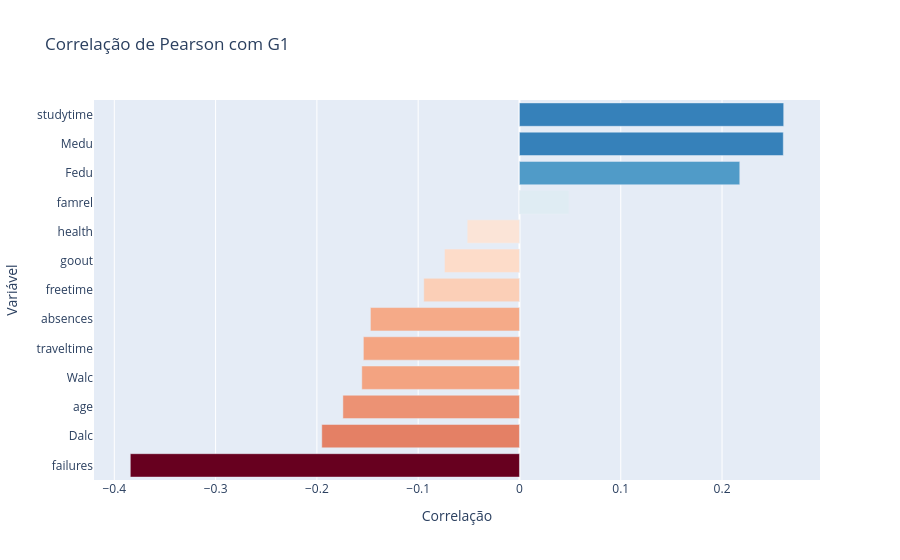

Here is the notebook cell this chart was saved with:
### Markdown cell above
### 7.1 Variáveis numéricas vs G1

### Code cell
# Correlação de Pearson com G1
corr_with_g1 = df[num_cols + ["G1"]].corr()["G1"].drop("G1").sort_values()

fig = px.bar(x=corr_with_g1.values, y=corr_with_g1.index,
             orientation="h",
             color=corr_with_g1.values,
             color_continuous_scale="RdBu",
             color_continuous_midpoint=0,
             title="Correlação de Pearson com G1",
             labels={"x": "Correlação", "y": "Variável"})
fig.update_layout(coloraxis_showscale=False)
fig.show()

print("Top 3 correlações positivas com G1:")
print(corr_with_g1.tail(3).to_string())
print("\nTop 3 correlações negativas com G1:")
print(corr_with_g1.head(3).to_string())

### Figure 1 — Plotly figure (JSON) as saved in the notebook; plotly's stock layout.template omitted (floating-point values rounded to 4 significant figures)
{"data": [{"hovertemplate": "Correlação=%{x}<br>Variável=%{y}<br>color=%{marker.color}<extra></extra>", "legendgroup": "", "marker": {"color": [-0.3842, -0.1952, -0.1743, -0.1556, -0.1541, -0.1471, -0.0945, -0.07405, -0.05165, 0.04879, 0.2175, 0.2605, 0.2609], "coloraxis": "coloraxis", "pattern": {"shape": ""}}, "name": "", "orientation": "h", "showlegend": false, "textposition": "auto", "type": "bar", "x": [-0.3842, -0.1952, -0.1743, -0.1556, -0.1541, -0.1471, -0.0945, -0.07405, -0.05165, 0.04879, 0.2175, 0.2605, 0.2609], "xaxis": "x", "y": ["failures", "Dalc", "age", "Walc", "traveltime", "absences", "freetime", "goout", "health", "famrel", "Fedu", "Medu", "studytime"], "yaxis": "y"}], "layout": {"barmode": "relative", "coloraxis": {"cmid": 0, "colorbar": {"title": {"text": "color"}}, "colorscale": [[0, "rgb(103,0,31)"], [0.1, "rgb(178,24,43)"], [0.2, "rgb(214,96,77)"], [0.3, "rgb(244,165,130)"], [0.4, "rgb(253,219,199)"], [0.5, "rgb(247,247,247)"], [0.6, "rgb(209,229,240)"], [0.7, "rgb(146,197,222)"], [0.8, "rgb(67,147,195)"], [0.9, "rgb(33,102,172)"], [1, "rgb(5,48,97)"]], "showscale": false}, "legend": {"tracegroupgap": 0}, "title": {"text": "Correlação de Pearson com G1"}, "xaxis": {"anchor": "y", "domain": [0, 1], "title": {"text": "Correlação"}}, "yaxis": {"anchor": "x", "domain": [0, 1], "title": {"text": "Variável"}}}}
